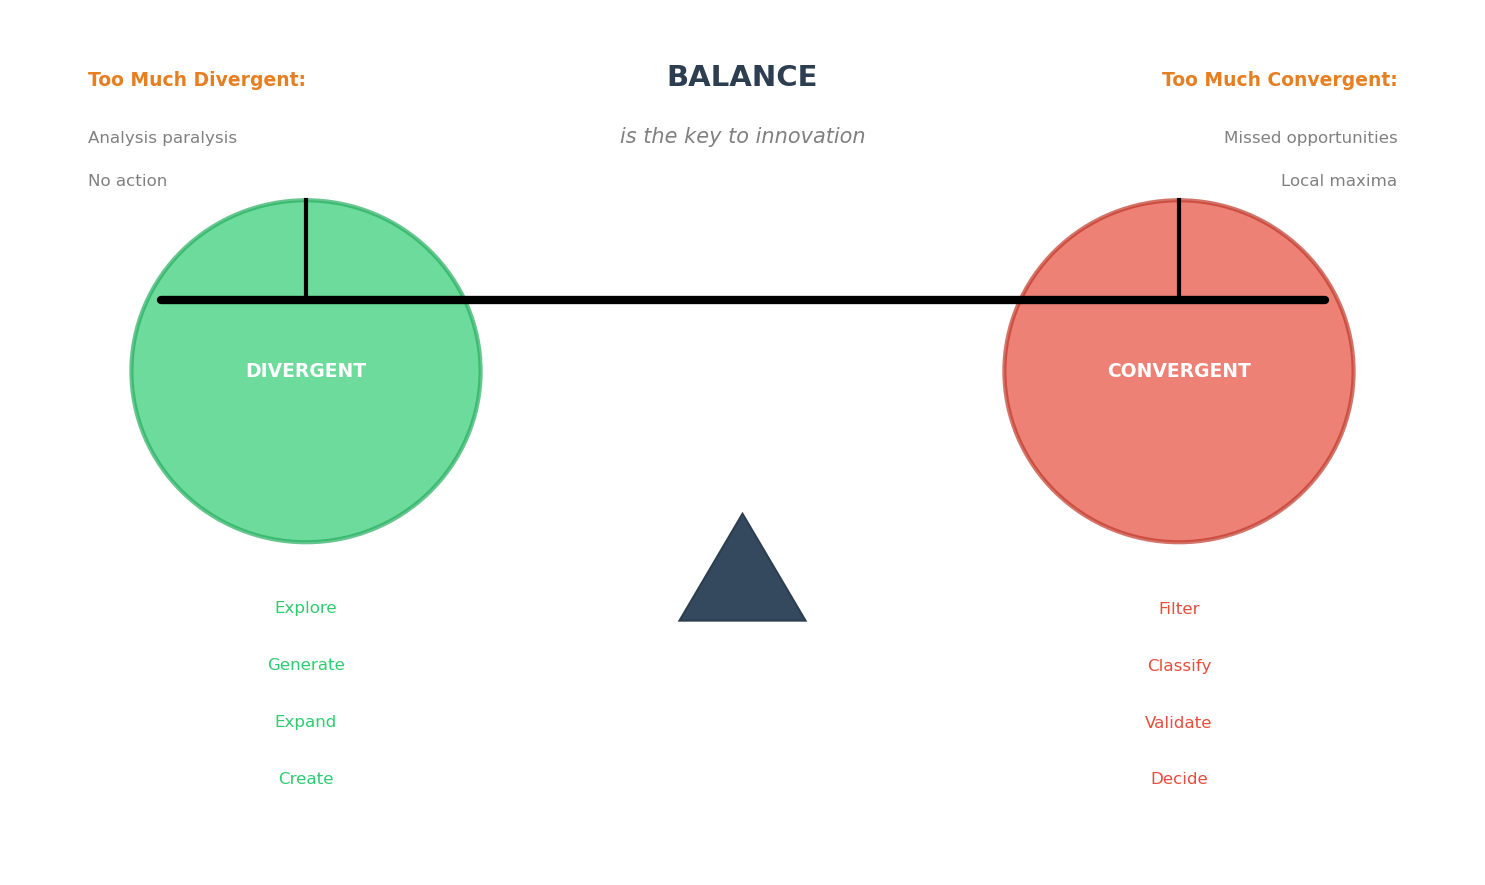

Write the Python code that produced this figure.
"""Balance Visual - Divergent vs Convergent balance scale"""
import numpy as np
import matplotlib.pyplot as plt
import matplotlib.patches as mpatches
from pathlib import Path

plt.rcParams.update({
    'font.size': 10, 'axes.labelsize': 10, 'axes.titlesize': 11,
    'xtick.labelsize': 9, 'ytick.labelsize': 9, 'legend.fontsize': 9,
    'figure.figsize': (10, 6), 'figure.dpi': 150
})

fig, ax = plt.subplots(figsize=(10, 6))

# Draw balance scale
# Fulcrum
fulcrum = mpatches.RegularPolygon((5, 2), numVertices=3, radius=0.5,
                                   facecolor='#34495e', edgecolor='#2c3e50')
ax.add_patch(fulcrum)

# Beam (balanced)
ax.plot([1, 9], [4, 4], 'k-', linewidth=4, solid_capstyle='round')

# Left pan - Divergent
left_pan = mpatches.Circle((2, 3.5), 1.2, facecolor='#2ecc71', alpha=0.7, edgecolor='#27ae60', linewidth=2)
ax.add_patch(left_pan)
ax.text(2, 3.5, 'DIVERGENT', fontsize=9, fontweight='bold', ha='center', va='center', color='white')

# Right pan - Convergent
right_pan = mpatches.Circle((8, 3.5), 1.2, facecolor='#e74c3c', alpha=0.7, edgecolor='#c0392b', linewidth=2)
ax.add_patch(right_pan)
ax.text(8, 3.5, 'CONVERGENT', fontsize=9, fontweight='bold', ha='center', va='center', color='white')

# Support strings
ax.plot([2, 2], [4, 3.5 + 1.2], 'k-', linewidth=2)
ax.plot([8, 8], [4, 3.5 + 1.2], 'k-', linewidth=2)

# Labels below pans
divergent_items = ['Explore', 'Generate', 'Expand', 'Create']
convergent_items = ['Filter', 'Classify', 'Validate', 'Decide']

for i, item in enumerate(divergent_items):
    ax.text(2, 1.8 - i * 0.4, item, fontsize=8, ha='center', color='#2ecc71')

for i, item in enumerate(convergent_items):
    ax.text(8, 1.8 - i * 0.4, item, fontsize=8, ha='center', color='#e74c3c')

# Warning boxes
# Too much divergent
ax.text(0.5, 5.5, 'Too Much Divergent:', fontsize=9, fontweight='bold', color='#e67e22')
ax.text(0.5, 5.1, 'Analysis paralysis', fontsize=8, color='gray')
ax.text(0.5, 4.8, 'No action', fontsize=8, color='gray')

# Too much convergent
ax.text(9.5, 5.5, 'Too Much Convergent:', fontsize=9, fontweight='bold', color='#e67e22', ha='right')
ax.text(9.5, 5.1, 'Missed opportunities', fontsize=8, color='gray', ha='right')
ax.text(9.5, 4.8, 'Local maxima', fontsize=8, color='gray', ha='right')

# Central message
ax.text(5, 5.5, 'BALANCE', fontsize=14, fontweight='bold', ha='center', color='#2c3e50')
ax.text(5, 5.1, 'is the key to innovation', fontsize=10, ha='center', color='gray', style='italic')

ax.set_xlim(0, 10)
ax.set_ylim(0, 6)
ax.axis('off')

plt.tight_layout()
plt.savefig(Path(__file__).parent / 'chart.pdf', dpi=300, bbox_inches='tight')
plt.savefig(Path(__file__).parent / 'chart.png', dpi=150, bbox_inches='tight')
plt.close()
print("13_balance_visual created")
